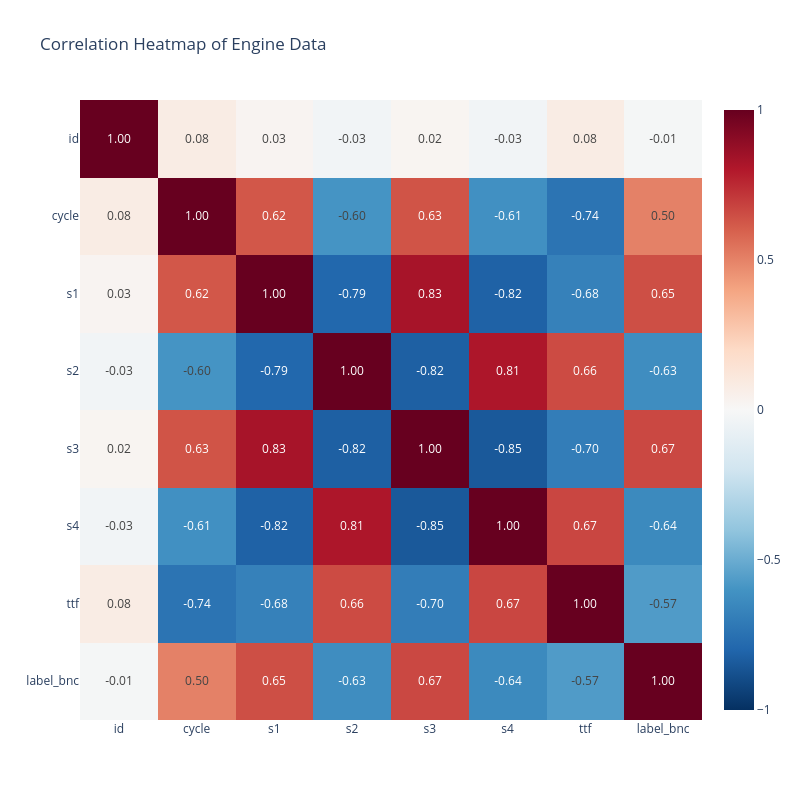

Notebook cell for this chart:
### Markdown cell above
### Pearson correlation
for linear correlation

### Code cell
corr = dt_train.corr(numeric_only=True)

fig_corr = px.imshow(corr, 
                     text_auto='.2f',  # Displays the correlation values rounded to 2 decimals
                     aspect='auto', 
                     color_continuous_scale='RdBu_r', # RdBu_r is very similar to coolwarm
                     color_continuous_midpoint=0,     # Centers the color scale at 0
                     title='Correlation Heatmap of Engine Data (Pearson)')

# Adjust layout for better readability
fig_corr.update_layout(width=800, height=800)

fig_corr.show()

### Figure 1 — Plotly figure (JSON) as saved in the notebook; plotly's stock layout.template omitted (floating-point values rounded to 4 significant figures)
{"data": [{"coloraxis": "coloraxis", "hovertemplate": "x: %{x}<br>y: %{y}<br>color: %{z}<extra></extra>", "name": "0", "texttemplate": "%{z:.2f}", "type": "heatmap", "x": ["id", "cycle", "s1", "s2", "s3", "s4", "ttf", "label_bnc"], "xaxis": "x", "y": ["id", "cycle", "s1", "s2", "s3", "s4", "ttf", "label_bnc"], "yaxis": "y", "z": [[1.0, 0.07875, 0.02612, -0.03207, 0.02471, -0.03188, 0.07875, -0.01448], [0.07875, 1.0, 0.6246, -0.5959, 0.6344, -0.6114, -0.7362, 0.5037], [0.02612, 0.6246, 1.0, -0.7931, 0.8301, -0.8156, -0.6789, 0.6484], [-0.03207, -0.5959, -0.7931, 1.0, -0.8228, 0.8127, 0.6572, -0.6256], [0.02471, 0.6344, 0.8301, -0.8228, 1.0, -0.8469, -0.6962, 0.6657], [-0.03188, -0.6114, -0.8156, 0.8127, -0.8469, 1.0, 0.672, -0.6402], [0.07875, -0.7362, -0.6789, 0.6572, -0.6962, 0.672, 1.0, -0.5666], [-0.01448, 0.5037, 0.6484, -0.6256, 0.6657, -0.6402, -0.5666, 1.0]]}], "layout": {"coloraxis": {"autocolorscale": false, "cmid": 0, "colorscale": [[0, "rgb(5,48,97)"], [0.1, "rgb(33,102,172)"], [0.2, "rgb(67,147,195)"], [0.3, "rgb(146,197,222)"], [0.4, "rgb(209,229,240)"], [0.5, "rgb(247,247,247)"], [0.6, "rgb(253,219,199)"], [0.7, "rgb(244,165,130)"], [0.8, "rgb(214,96,77)"], [0.9, "rgb(178,24,43)"], [1, "rgb(103,0,31)"]]}, "height": 800, "title": {"text": "Correlation Heatmap of Engine Data"}, "width": 800, "xaxis": {"anchor": "y", "domain": [0, 1]}, "yaxis": {"anchor": "x", "autorange": "reversed", "domain": [0, 1]}}}
